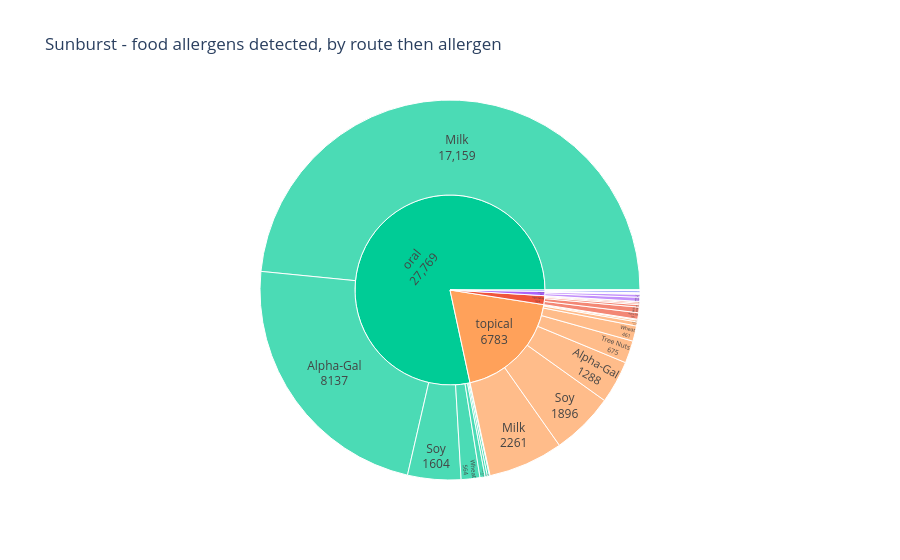

Notebook code cell kept with this figure:
### Markdown cell above
### Chart 5 ⭐ NEW-TO-COURSE METHOD — Sunburst: route then allergen
A **sunburst** is a set of nested rings you can click into: the inner ring is the route, and clicking it drills down to the allergens inside that route. This is **not** a method taught in SIADS 521, so it satisfies the "new method" requirement. It shows what a bar cannot: the *nested* structure (within oral pills, which allergens dominate).

### Code cell
rows = []
for rlabel, rcol in ROUTES.items():
    sub = df[df[rcol]]
    for aname, acol in ALLERGENS.items():
        cnt = int((sub[acol] == "Detected").sum())
        if cnt > 0:
            rows.append({"route": rlabel, "allergen": aname, "count": cnt})
sb = pd.DataFrame(rows)

fig = px.sunburst(sb, path=["route", "allergen"], values="count", color="route",
                  title="Sunburst - food allergens detected, by route then allergen")
fig.update_traces(textinfo="label+value")
fig.show()

### Figure 1 — Plotly figure (JSON) as saved in the notebook; plotly's stock layout.template omitted (floating-point values rounded to 4 significant figures)
{"data": [{"branchvalues": "total", "customdata": [["inhaled/nasal"], ["inhaled/nasal"], ["inhaled/nasal"], ["inhaled/nasal"], ["inhaled/nasal"], ["injectable"], ["injectable"], ["injectable"], ["injectable"], ["injectable"], ["injectable"], ["injectable"], ["injectable"], ["oral"], ["oral"], ["oral"], ["oral"], ["oral"], ["oral"], ["oral"], ["oral"], ["oral"], ["other-local"], ["other-local"], ["other-local"], ["other-local"], ["other-local"], ["other-local"], ["other-local"], ["other-local"], ["other-local"], ["topical"], ["topical"], ["topical"], ["topical"], ["topical"], ["topical"], ["topical"], ["topical"], ["topical"]], "domain": {"x": [0, 1], "y": [0, 1]}, "hovertemplate": "labels=%{label}<br>count=%{value}<br>parent=%{parent}<br>id=%{id}<br>route=%{customdata[0]}<extra></extra>", "ids": ["inhaled/nasal/Milk", "inhaled/nasal/Wheat", "inhaled/nasal/Sesame", "inhaled/nasal/Alpha-Gal", "inhaled/nasal", "injectable/Milk", "injectable/Eggs", "injectable/Wheat", "injectable/Sesame", "injectable/Tree Nuts", "injectable/Soy", "injectable/Alpha-Gal", "injectable", "oral/Milk", "oral/Eggs", "oral/Wheat", "oral/Sesame", "oral/Tree Nuts", "oral/Peanuts", "oral/Soy", "oral/Alpha-Gal", "oral", "other-local/Milk", "other-local/Eggs", "other-local/Wheat", "other-local/Sesame", "other-local/Tree Nuts", "other-local/Peanuts", "other-local/Soy", "other-local/Alpha-Gal", "other-local", "topical/Milk", "topical/Eggs", "topical/Wheat", "topical/Sesame", "topical/Tree Nuts", "topical/Peanuts", "topical/Soy", "topical/Alpha-Gal", "topical"], "labels": ["Milk", "Wheat", "Sesame", "Alpha-Gal", "inhaled/nasal", "Milk", "Eggs", "Wheat", "Sesame", "Tree Nuts", "Soy", "Alpha-Gal", "injectable", "Milk", "Eggs", "Wheat", "Sesame", "Tree Nuts", "Peanuts", "Soy", "Alpha-Gal", "oral", "Milk", "Eggs", "Wheat", "Sesame", "Tree Nuts", "Peanuts", "Soy", "Alpha-Gal", "other-local", "Milk", "Eggs", "Wheat", "Sesame", "Tree Nuts", "Peanuts", "Soy", "Alpha-Gal", "topical"], "marker": {"colors": ["#636efa", "#636efa", "#636efa", "#636efa", "#636efa", "#EF553B", "#EF553B", "#EF553B", "#EF553B", "#EF553B", "#EF553B", "#EF553B", "#EF553B", "#00cc96", "#00cc96", "#00cc96", "#00cc96", "#00cc96", "#00cc96", "#00cc96", "#00cc96", "#00cc96", "#ab63fa", "#ab63fa", "#ab63fa", "#ab63fa", "#ab63fa", "#ab63fa", "#ab63fa", "#ab63fa", "#ab63fa", "#FFA15A", "#FFA15A", "#FFA15A", "#FFA15A", "#FFA15A", "#FFA15A", "#FFA15A", "#FFA15A", "#FFA15A"]}, "name": "", "parents": ["inhaled/nasal", "inhaled/nasal", "inhaled/nasal", "inhaled/nasal", "", "injectable", "injectable", "injectable", "injectable", "injectable", "injectable", "injectable", "", "oral", "oral", "oral", "oral", "oral", "oral", "oral", "oral", "", "other-local", "other-local", "other-local", "other-local", "other-local", "other-local", "other-local", "other-local", "", "topical", "topical", "topical", "topical", "topical", "topical", "topical", "topical", ""], "textinfo": "label+value", "type": "sunburst", "values": [61.0, 1.0, 1.0, 18.0, 81.0, 168.0, 44.0, 6.0, 45.0, 3.0, 73.0, 195.0, 534.0, 17160.0, 62.0, 564.0, 19.0, 155.0, 69.0, 1604.0, 8137.0, 27770.0, 124.0, 2.0, 14.0, 2.0, 2.0, 7.0, 20.0, 88.0, 259.0, 2261.0, 54.0, 461.0, 122.0, 675.0, 26.0, 1896.0, 1288.0, 6783.0]}], "layout": {"legend": {"tracegroupgap": 0}, "title": {"text": "Sunburst - food allergens detected, by route then allergen"}}}
